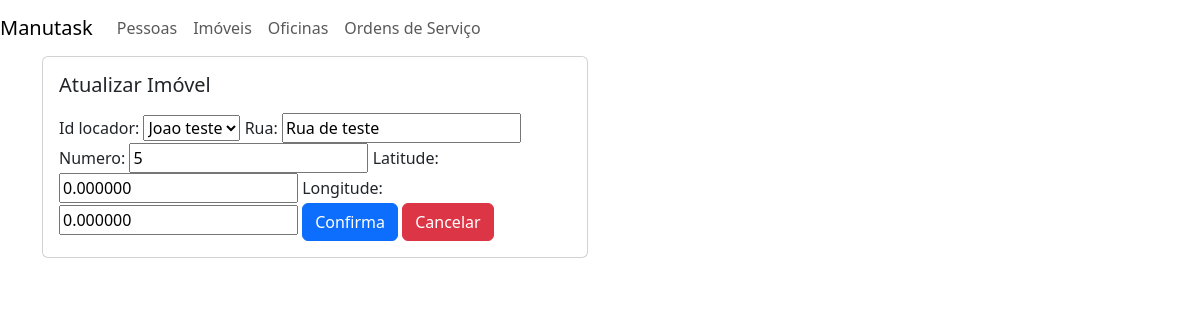
Page /imovel/atualiza/4 on the committed database.
### administracao/models.py (models this page shows, shortened)
class Imovel(models.Model):
    id_locador = models.ForeignKey(
        Pessoa,
        on_delete=models.CASCADE
    )
    rua = models.CharField(max_length=50)
    numero = models.IntegerField()
    latitude = models.DecimalField(
        max_digits=9,
        decimal_places=6,
        null=True
    )
    longitude = models.DecimalField(
        max_digits=9,
        decimal_places=6,
        null=True
    )

### administracao/views.py (the view)
# urls.py: path('imovel/atualiza/<pk>', ImovelUpdateView.as_view(), name='atualiza_imovel'),
class ImovelUpdateView(UpdateView):
    template_name = 'administracao/imovel/atualizaimovel.html'
    model = Imovel
    fields = '__all__'
    context_object_name = 'imovel'
    success_url = reverse_lazy('administracao:lista_imoveis')

### administracao/models.py (called while the page is built)
    def __str__(self):
        return f'{self.nome} {self.sobrenome}'

### administracao/templates/administracao/imovel/atualizaimovel.html (shortened to what this page needs)
{% extends "administracao/_layouts/base.html" %}
{% block conteudo %}
<div class="container">
  <div class="row">
    <div class="col-lg-6 col-md-6 col-sm-6 col-xs-12">
      <div class="card">
        <div class="card-body">
          <h5 class="card-title"> Atualizar Imóvel </h5>
          <p class="card-text">
            <form method="post">
              {{ form }}
              <button type="submit" class="btn btn-primary"> Confirma </button>
              <a href="{% url 'administracao:lista_pessoas' %}" class="btn btn-danger"> Cancelar </a>
            </form>
        </div>
      </div>
    </div>
  </div>
</div>
{% endblock %}

### rows in the picture
Imovel: id_locador "Joao teste", rua "Rua de teste", numero "5", latitude "0.000000", longitude "0.000000"
